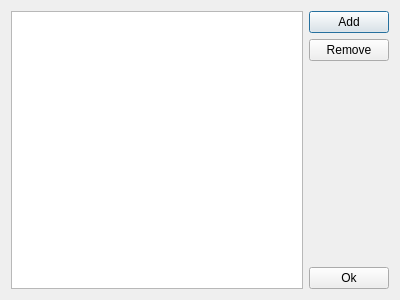
<?xml version="1.0" encoding="UTF-8"?>
<ui version="4.0">
 <class>ManageLibraryDialog</class>
 <widget class="QDialog" name="ManageLibraryDialog">
  <property name="windowModality">
   <enum>Qt::WindowModal</enum>
  </property>
  <property name="geometry">
   <rect>
    <x>0</x>
    <y>0</y>
    <width>400</width>
    <height>300</height>
   </rect>
  </property>
  <property name="windowTitle">
   <string>Dialog</string>
  </property>
  <layout class="QHBoxLayout" name="horizontalLayout">
   <item>
    <widget class="QListView" name="userDirectoriesListView"/>
   </item>
   <item>
    <layout class="QVBoxLayout" name="verticalLayout">
     <item>
      <widget class="QPushButton" name="addButton">
       <property name="text">
        <string>Add</string>
       </property>
      </widget>
     </item>
     <item>
      <widget class="QPushButton" name="removeButton">
       <property name="text">
        <string>Remove</string>
       </property>
      </widget>
     </item>
     <item>
      <spacer name="verticalSpacer">
       <property name="orientation">
        <enum>Qt::Vertical</enum>
       </property>
       <property name="sizeHint" stdset="0">
        <size>
         <width>20</width>
         <height>40</height>
        </size>
       </property>
      </spacer>
     </item>
     <item>
      <widget class="QPushButton" name="okButton">
       <property name="text">
        <string>Ok</string>
       </property>
      </widget>
     </item>
    </layout>
   </item>
  </layout>
 </widget>
 <resources/>
 <connections>
  <connection>
   <sender>okButton</sender>
   <signal>clicked()</signal>
   <receiver>ManageLibraryDialog</receiver>
   <slot>accept()</slot>
   <hints>
    <hint type="sourcelabel">
     <x>365</x>
     <y>277</y>
    </hint>
    <hint type="destinationlabel">
     <x>344</x>
     <y>209</y>
    </hint>
   </hints>
  </connection>
 </connections>
</ui>
